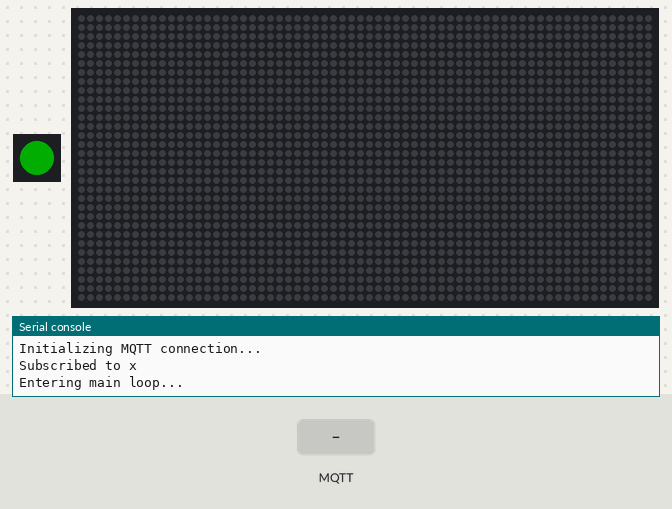
The program below on a simulated Adafruit Matrix Portal running CircuitPython. On the bench: 1 RGB LEDs in strip order, left to right, 64×32 RGB LED matrix, the last lines printed to the serial console. The inputs (shaded band) are chosen by the test bench. Dim RGB values are drawn brighter than linear; WiFi joins after 1.5 s; no MQTT or app messages arrive unless stated; values from a settings file that is not in the repository are placeholders.

Above: at 4.2 s.
4.3 s: MQTT message "SCK1" arrives on the first subscribed topic
At 5.5 s:
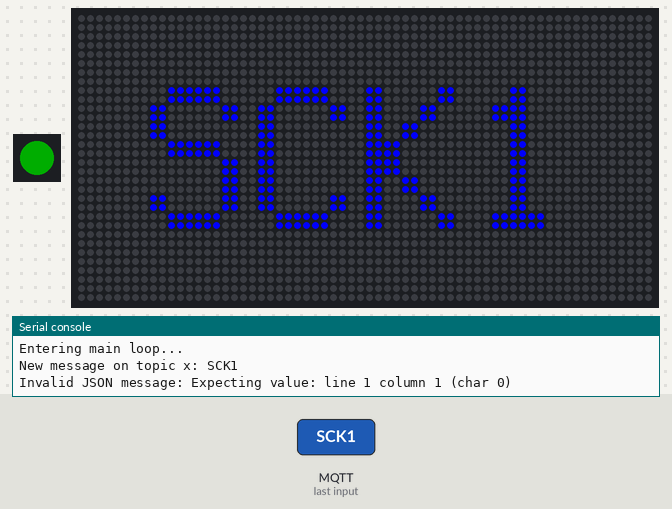
6.0 s: MQTT message "message" arrives on the first subscribed topic
At 6.7 s:
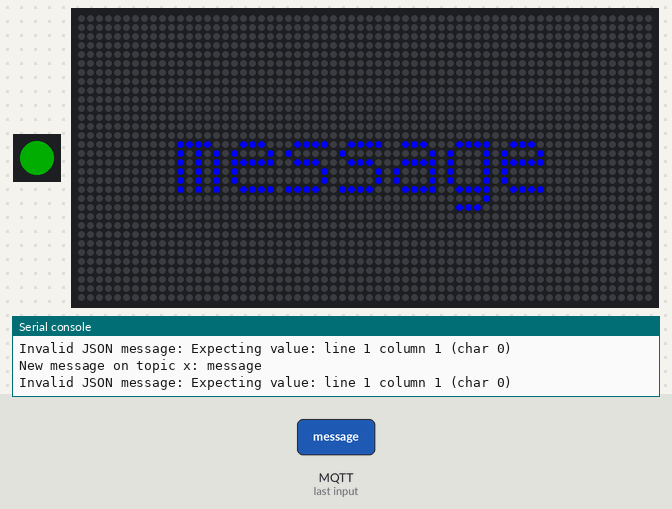
7.7 s: MQTT message "priority" arrives on the first subscribed topic
At 9.1 s:
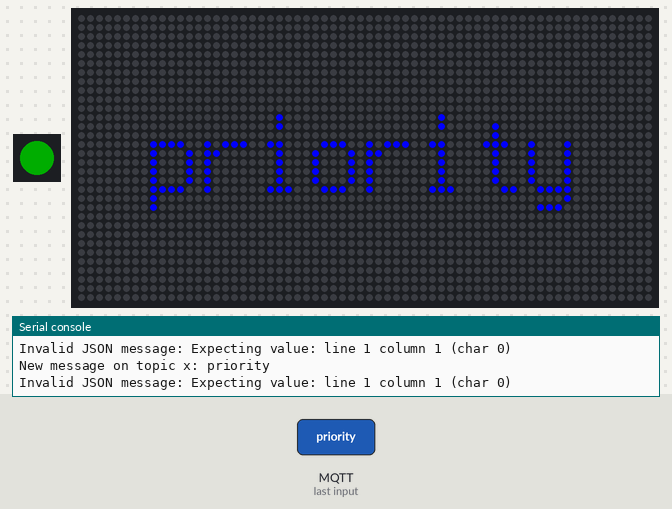
9.4 s: MQTT message "default" arrives on the first subscribed topic
At 10.5 s:
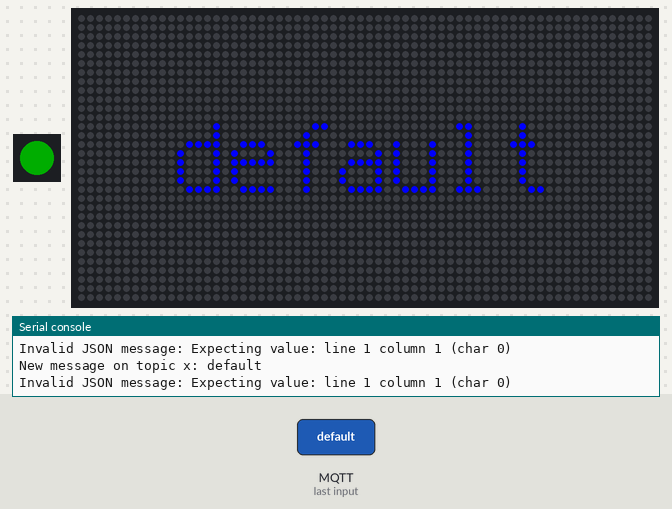
11.1 s: MQTT message "high" arrives on the first subscribed topic
At 11.8 s:
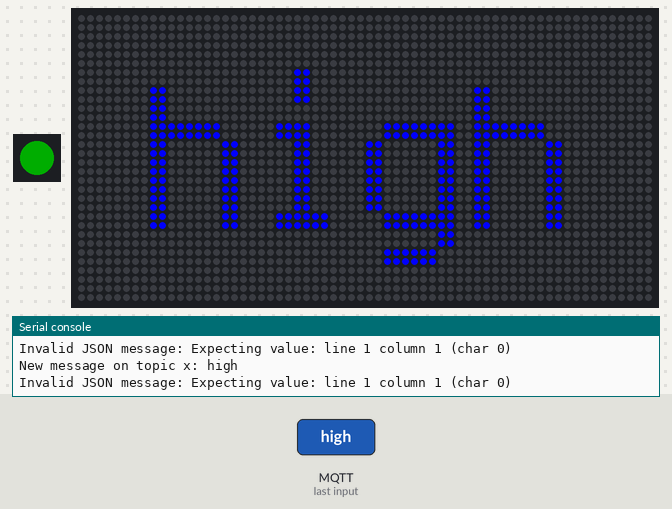
12.8 s: MQTT message "low" arrives on the first subscribed topic
At 14.3 s:
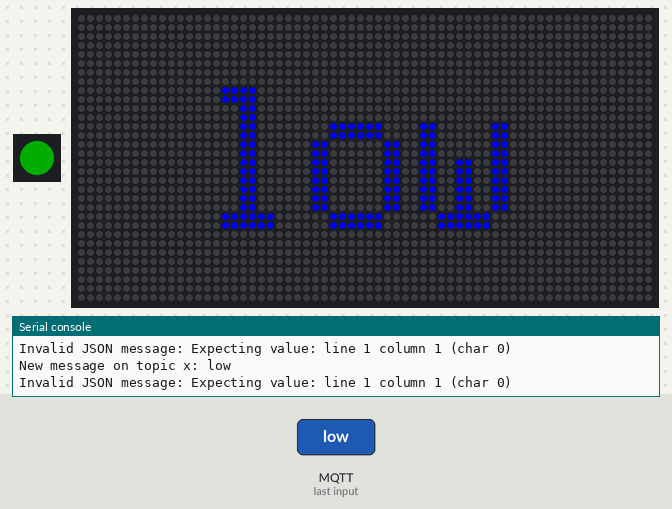
Timing chart, 0 to 15.5 s (numbered marks = the images above; inputs shaded):
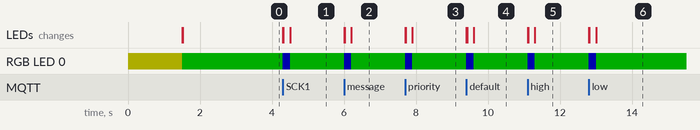

Measured:
- after the input at 4.3 s, RGB LED 0: RGB(0, 51, 0) → RGB(0, 0, 51) at once, → RGB(0, 51, 0) 0.20 s later
- after the input at 6.0 s, RGB LED 0: RGB(0, 51, 0) → RGB(0, 0, 51) at once, → RGB(0, 51, 0) 0.20 s later
- after the input at 7.7 s, RGB LED 0: RGB(0, 51, 0) → RGB(0, 0, 51) at once, → RGB(0, 51, 0) 0.20 s later
- after the input at 9.4 s, RGB LED 0: RGB(0, 51, 0) → RGB(0, 0, 51) at once, → RGB(0, 51, 0) 0.20 s later
- after the input at 11.1 s, RGB LED 0: RGB(0, 51, 0) → RGB(0, 0, 51) at once, → RGB(0, 51, 0) 0.20 s later
- after the input at 12.8 s, RGB LED 0: RGB(0, 51, 0) → RGB(0, 0, 51) at once, → RGB(0, 51, 0) 0.20 s later

The program:

code.py
```python
from os import getenv
import board
import busio
import terminalio
from adafruit_matrixportal.matrixportal import MatrixPortal
from adafruit_esp32spi import adafruit_esp32spi, adafruit_esp32spi_wifimanager
import adafruit_minimqtt.adafruit_minimqtt as MQTT
import time
import adafruit_connection_manager
import adafruit_requests
import neopixel
from digitalio import DigitalInOut
import json

# --- Init message ---
print("[MQTT Matrix Portal APP]")

# --- Get env ---
print("Getting environment parameters...")
## Wifi connection settings
wifi_ssid       = getenv("CIRCUITPY_WIFI_SSID")
wifi_password   = getenv("CIRCUITPY_WIFI_PASSWORD")
# Mqtt connection settings
mqtt_url        = getenv("MQTT_URL")
mqtt_user       = getenv("MQTT_USER")
mqtt_password   = getenv("MQTT_PASS")
mqtt_topic      = getenv("MQTT_TOPIC")

# --- Status led (neopixel) setup ---
print("Status led (neopixel) setup...")
status_light = neopixel.NeoPixel(board.NEOPIXEL, 1, brightness=0.2)
# Status LED colors
STATUS_CONNECTING   = 0xFFFF00  # Yellow
STATUS_CONNECTED    = 0x00FF00  # Green
STATUS_ERROR        = 0xFF0000  # Red
STATUS_RECEIVING    = 0x0000FF  # Blue

# Message priority colors
PRIORITY_COLORS = {
    "high": 0xFF0000,    # Red
    "medium": 0xFFFF00,  # Yellow
    "low": 0x00FF00,     # Green
    "default": 0x0000FF  # Default to blue
}

# Scrolling configuration
SCROLL_SPEED = 0.1  # seconds between scroll updates
scroll_position = 0
scroll_activated = False
last_scroll_update = time.monotonic()

def set_status_led(color):
    status_light.fill(color)

# --- Network connection ---
print("Network connection phase:")
esp32_cs    = DigitalInOut(board.ESP_CS)
esp32_ready = DigitalInOut(board.ESP_BUSY)
esp32_reset = DigitalInOut(board.ESP_RESET)
if "SCK1" in dir(board):
    spi = busio.SPI(board.SCK1, board.MOSI1, board.MISO1)
else:
    spi = busio.SPI(board.SCK, board.MOSI, board.MISO)
esp = adafruit_esp32spi.ESP_SPIcontrol(spi, esp32_cs, esp32_ready, esp32_reset)
pool = adafruit_connection_manager.get_radio_socketpool(esp)
ssl_context = adafruit_connection_manager.get_radio_ssl_context(esp)
requests = adafruit_requests.Session(pool, ssl_context)
if esp.status == adafruit_esp32spi.WL_IDLE_STATUS:
    print("  - ESP32 found and in idle mode")
print("  - MAC addr:", ":".join("%02X" % byte for byte in esp.MAC_address))
print("  - Connecting to AP...")
set_status_led(STATUS_CONNECTING)
while not esp.is_connected:
    try:
        esp.connect_AP(wifi_ssid, wifi_password)
        set_status_led(STATUS_CONNECTED)
    except OSError as e:
        print("could not connect to AP, retrying: ", e)
        set_status_led(STATUS_ERROR)
        continue
print("  - Connected. My IP address is", esp.pretty_ip(esp.ip_address))

# --- Matrix Led Display setup ---
print("Matrix led display setup...")
matrixportal = MatrixPortal(esp=esp, external_spi=spi, debug=True)
network = matrixportal.network
try:
    network.connect()
    set_status_led(STATUS_CONNECTED)
except Exception as e:
    print(f"  - Failed to connect to WiFi: {e}")
    set_status_led(STATUS_ERROR)
    raise

# Store last received message data
last_message = None

def calculate_text_scale(text, display_width, display_height):
    """Calculate the maximum text scale that fits the display"""
    font_width, font_height = terminalio.FONT.get_bounding_box()

    # Calculate maximum possible scale for height
    height_scale = display_height // font_height

    # Calculate maximum possible scale for width
    text_width = len(text) * font_width
    width_scale = display_width // text_width if text_width > 0 else 1

    # Use the smaller of the two scales
    scale = min(height_scale, width_scale)

    # Ensure scale is at least 1
    return max(1, scale)

def update_display():
    """Update the display with the last received message"""
    global scroll_position, scroll_activated

    try:
        # Clear the display first
        matrixportal.set_background(0)

        # If no message, keep display blank
        if last_message is None:
            matrixportal.set_text("", 0)
            return

        message_text = last_message.get("message", "")
        priority = last_message.get("priority", "default")
        matrix_color = PRIORITY_COLORS.get(priority, PRIORITY_COLORS["default"])

        # Get display dimensions
        display_width = matrixportal.graphics.display.width
        display_height = matrixportal.graphics.display.height

        # Calculate optimal text scale
        text_scale = calculate_text_scale(message_text, display_width, display_height)

        # Calculate text dimensions
        fontx, fonty = terminalio.FONT.get_bounding_box()
        font_width = fontx * text_scale  # terminalio font width
        font_height = fonty * text_scale  # terminalio font height
        text_width = len(message_text) * font_width

        # Center text vertically
        y_pos = ((display_height - font_height) // 2) + (font_height // 2)

        # If text is wider than display, handle scrolling
        if text_width > display_width:
            scroll_activated = True
            # Calculate scroll offset
            x_pos = -int(scroll_position)
            # Update scroll position for next frame
            scroll_position = (scroll_position + 1) % (text_width + display_width)
        else:
            scroll_activated = False
            # Center the text horizontally for non-scrolling text
            x_pos = (display_width - text_width) // 2
            x_pos = max(0, x_pos)  # Ensure x_pos is not negative
            # Reset scroll position for centered text
            scroll_position = 0

        # Clear existing text
        matrixportal.remove_all_text()

        # Add new text with calculated position and properties
        #print(f"About to write into position ( {x_pos} , {y_pos} ) with scale {text_scale} the following text: {message_text} ...")
        matrixportal.add_text(
            text_font=terminalio.FONT,
            text_position=(x_pos, y_pos),
            text_scale=text_scale,
            text_color=matrix_color,
        )

        # Set the text color and text
        matrixportal.set_text_color(matrix_color, 0)
        matrixportal.set_text(message_text, 0)

    except Exception as e:
        print(f"Display update error: {e}")
        set_status_led(STATUS_ERROR)

def disconnect(mqtt_client, userdata, rc):
    """Called when MQTT client disconnects"""
    print("Disconnected from MQTT Broker!")
    set_status_led(STATUS_ERROR)

def message(client, topic, message):
    """Called when a message is received"""
    global last_message, scroll_position
    print(f"New message on topic {topic}: {message}")
    set_status_led(STATUS_RECEIVING)

    try:
        # Parse JSON message
        message_data = json.loads(message)
        # Update the last message
        last_message = message_data
        # Reset scroll position for new message
        scroll_position = 0
        # Update display
        update_display()
    except ValueError as e:  # This catches json.JSONDecodeError in CircuitPython
        print(f"Invalid JSON message: {e}")
        # If invalid JSON, treat as simple text message with default priority
        last_message = {"message": message, "priority": "default"}
        scroll_position = 0
        update_display()
    except Exception as e:
        print(f"Error processing message: {e}")

    # Return to connected status
    time.sleep(0.2)  # Brief flash of blue to show receipt
    set_status_led(STATUS_CONNECTED)

# --- Set up a MiniMQTT Client ---
mqtt_client = MQTT.MQTT(
    broker=mqtt_url,
    username=mqtt_user,
    password=mqtt_password,
    client_id="matrixportal",
    socket_pool=pool,
    ssl_context=ssl_context,
    is_ssl=False
)

def initialize_ledmatrix():
    """Initialize Led Matrix"""
    print("Initializing Led Matrix...")
    try:
        # Start with blank display
        matrixportal.add_text(
            text_font=terminalio.FONT,
            text_position=(2, int(matrixportal.graphics.display.height * 0.75) - 3),
            text_color=0x00AA00,
        )
        matrixportal.set_text("", 0)
    except Exception as e:
        print(f"  - Led matrix initialization error: {e}")
        set_status_led(STATUS_ERROR)
        raise

def initialize_mqtt():
    """Initialize MQTT connection and subscriptions"""
    print("Initializing MQTT connection...")
    try:
        if not mqtt_client.is_connected():
            set_status_led(STATUS_CONNECTING)
            mqtt_client.connect()
            set_status_led(STATUS_CONNECTED)
        mqtt_client.on_message = message
        mqtt_client.on_disconnect = disconnect
        if mqtt_client.is_connected():
            mqtt_client.subscribe(mqtt_topic, 1)
            print(f"Subscribed to {mqtt_topic}")
    except Exception as e:
        print(f"  - MQTT initialization error: {e}")
        set_status_led(STATUS_ERROR)
        raise

# --- Initial setup ---
initialize_ledmatrix()
initialize_mqtt()
update_display()  # Will show blank since last_message is None

# --- Main loop ---
print("Entering main loop...")
while True:
    try:
        if not mqtt_client.is_connected():
            print("Lost connection. Reconnecting...")
            set_status_led(STATUS_CONNECTING)
            network.connect()
            mqtt_client.reconnect()
            set_status_led(STATUS_CONNECTED)

        # Handle MQTT messages
        mqtt_client.loop(1.01)  # Must be greater than connection timeout (1)

        # Update scrolling if needed
        current_time = time.monotonic()
        if last_message is not None and scroll_activated and current_time - last_scroll_update >= SCROLL_SPEED:
            update_display()
            last_scroll_update = current_time

    except (MQTT.MMQTTException, RuntimeError) as e:
        print(f"Connection error: {e}")
        set_status_led(STATUS_ERROR)
        time.sleep(5)  # Wait before retry
        continue
    except Exception as e:
        print(f"Unexpected error: {e}")
        set_status_led(STATUS_ERROR)
        time.sleep(5)  # Wait before retry
        continue
```
